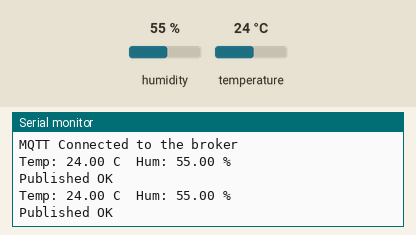
The program below on a simulated ESP32. Shown: the last lines printed to the serial monitor. The inputs (shaded band) are chosen by the test bench; at power-on: humidity 55 %, temperature 24 °C. WiFi joins after 1.5 s; servers stay silent unless stated; no MQTT or app messages arrive unless stated.

Above: at 10.8 s.
10.9 s: humidity set to 22 %
At 16.5 s:
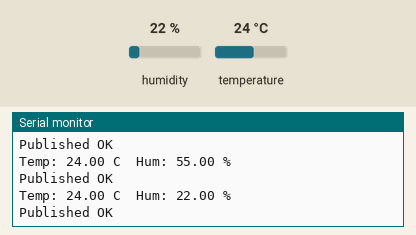
18.4 s: temperature set to 12 °C
At 21.5 s:
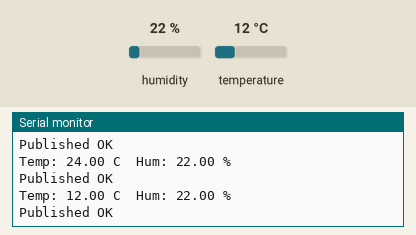
25.9 s: humidity set to 40 %
At 30.4 s:
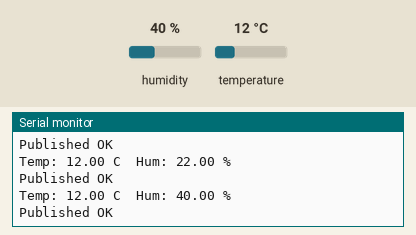
Timing chart, 0 to 31.9 s (numbered marks = the images above; inputs shaded):
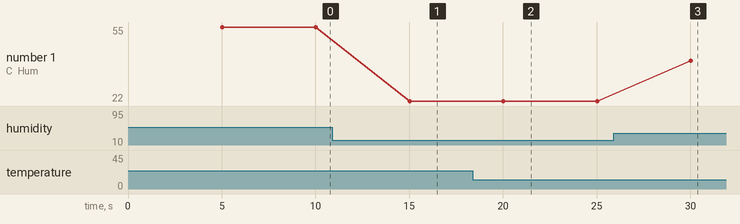

The program:

main.cpp
```cpp
#include <Arduino.h>
#include <WiFiClient.h>

#include "config.h"
#include "wifi_manager.hh"
#include "dht.hh"
#include "MqttPublisher.hh"

DHTSensor sensor(DHT_PIN, DHT_TYPE);
WiFiManager wifiManager(WIFI_SSID, WIFI_PASSWORD, WIFI_TIMEOUT_MS, WIFI_RETRY_MS);

WiFiClient espClient;
MqttPublisher mqttPublisher(espClient);

unsigned long lastPublish = 0;
bool mqttStarted = false;


bool publishReading(MqttPublisher &publisher,const char *topic,float temperature,float humidity,bool retained = false)
{
    publisher.addField("temp", temperature);
    publisher.addField("hum", humidity);
    return publisher.publish(topic, retained);
}


void setup()
{
  Serial.begin(115200);

  sensor.begin();
  wifiManager.begin();
}

void loop()
{
  wifiManager.update();

  if (!wifiManager.isConnected())
    return;

  if (!mqttStarted)
  {
    mqttStarted = mqttPublisher.begin(MQTT_BROKER_HOST, MQTT_BROKER_PORT, MQTT_CLIENT_ID);
    if (mqttStarted){
      Serial.println("MQTT Connected to the broker");
    }
    else{
      Serial.println("It was not able to connect to the broker MQTT. Next loop");
    }
  }

  mqttPublisher.loop();

  unsigned long now = millis();
  if (now - lastPublish >= MQTT_PUBLISH_INTERVAL_MS){
    lastPublish = now;

    if (sensor.read()){
      float temp = sensor.getTemperature();
      float hum = sensor.getHumidity();

      Serial.print("Temp: ");  //comprobar si esta funcionando la lectura
      Serial.print(temp);
      Serial.print(" C  Hum: ");
      Serial.print(hum);
      Serial.println(" %");

      bool ok = publishReading(mqttPublisher, MQTT_TOPIC, temp, hum);
      Serial.println(ok ? "Published OK" : "Error publishing");
    }
    else
    {
      Serial.println("Error reading DHT11");
    }
  }
}
```

config.h
```cpp
#ifndef CONFIG_H
#define CONFIG_H


#define DHT_PIN   13
#define DHT_TYPE  DHT11

#define WIFI_SSID     "R2-D2"
#define WIFI_PASSWORD "marijose132"
#define WIFI_TIMEOUT_MS 10000
#define WIFI_RETRY_MS     5000    // espera entre reintentos tras un fallo


#define MQTT_BROKER_HOST  "10.200.211.159"
#define MQTT_BROKER_PORT  1883
#define MQTT_CLIENT_ID    "heltec_esp32_01"
#define MQTT_TOPIC         "sensor/1"
#define MQTT_PUBLISH_INTERVAL_MS 5000 // publicamos un mensaje mqtt cada 5 segundos


#define MQTT_SENSOR_PUBLISHER_MAX_FIELDS 10
#define MQTT_SENSOR_PUBLISHER_JSON_CAPACITY 256

#endif
```

Measured:
- after the input at 10.9 s, the serial monitor: prints a new line after 4.1 s (image 1)
- after the input at 18.4 s, the serial monitor: prints a new line after 1.6 s (image 2)
- after the input at 25.9 s, the serial monitor: prints a new line after 4.1 s (image 3)
- plotted number 1: 55 → 22 after the input at 10.9 s, 22 → 40 after the input at 25.9 s
